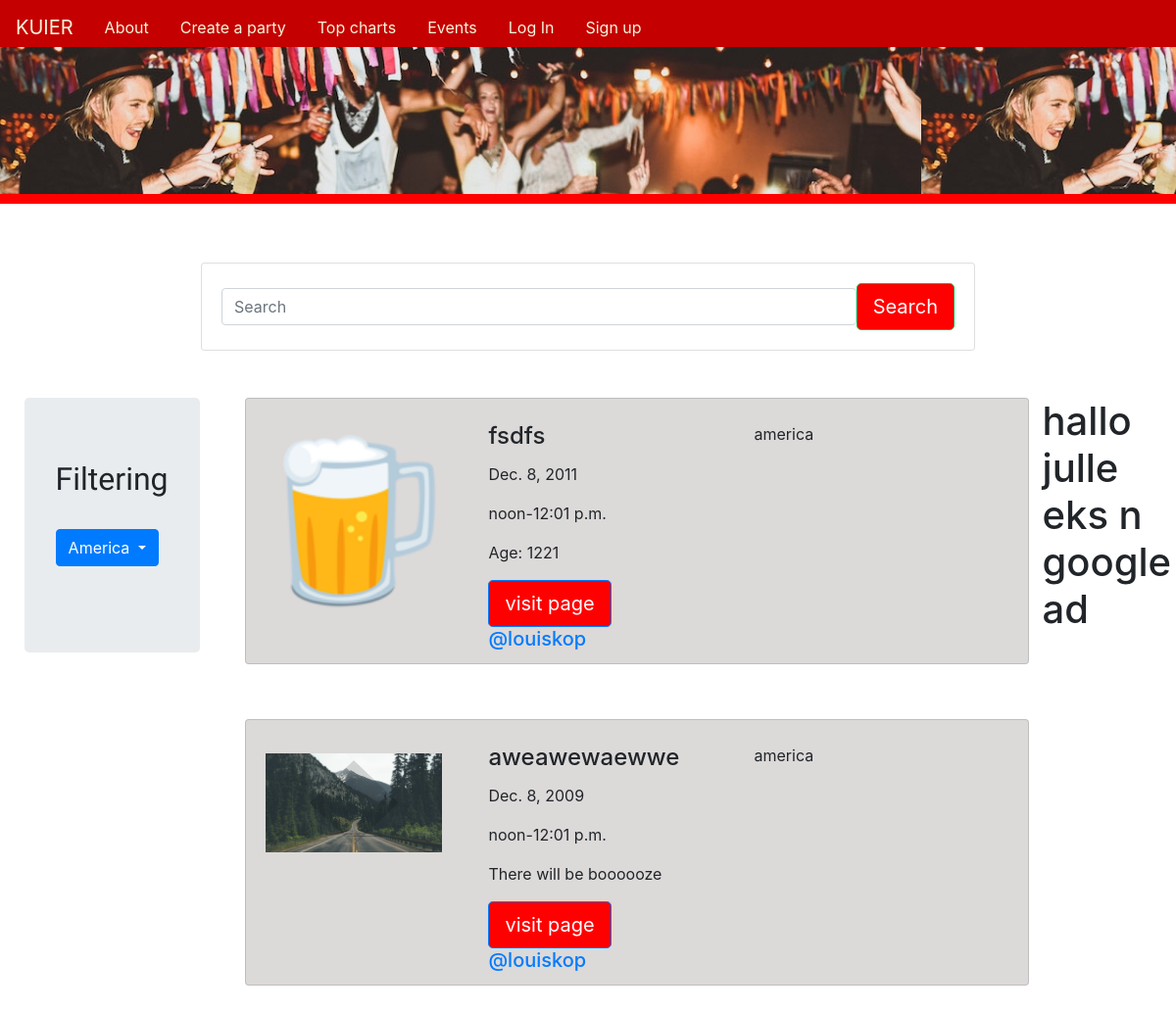
/?country=America, run on the app's committed database.
### party/models.py (models this page shows, shortened)
class Post(models.Model):
    user = models.ForeignKey(User,related_name='party',on_delete=models.CASCADE,default='1')
    title = models.CharField(max_length=30)
    date = models.DateField()
    time = models.TimeField()
    timeend = models.TimeField()
    age = models.CharField(max_length=30)
    color = models.CharField(max_length=30,choices=COUNTRY_CHOICES, default='america')
    drinks = models.BooleanField(default=False)
    image = models.ImageField(upload_to = 'imgs',default='none/none.png')
    location = models.CharField(max_length=30,default='no location specified')
    keyword = models.CharField(max_length=30,default='no keywords')

### party/views.py (the view, shortened to what this page needs)
# urls.py: path('',views.post_list, name='party'),
def post_list(request):
        polls = Post.objects.order_by('-date')
        search_term=''
        country_term=''
        if 'country' in request.GET:
            search_term = request.GET['country']
            polls = Post.objects.filter(color__icontains=search_term)
        if 'date' in request.GET:
            polls = Post.objects.order_by('-date')
        if 'num_votes' in request.GET:
            polls = Post.objects.annotate(Count('vote')).order_by('-vote__count')
        if 'search' in request.GET:
            search_term = request.GET['search']
            polls = Post.objects.filter(Q(keyword__icontains=search_term) | Q(title__icontains=search_term))
        get_dict_copy = request.GET.copy()
        params = get_dict_copy.pop('page', True) and get_dict_copy.urlencode()
        context = {'kuierlist': polls, 'params': params, 'search_term': search_term}
        return render(request, 'party/home.html', context)

### party/templates/party/home.html (shortened to what this page needs)
<!doctype html>
{% load static %}
<html lang="en">
  <head>
    <link rel="stylesheet" href="https://stackpath.bootstrapcdn.com/bootstrap/4.1.3/css/bootstrap.min.css">
    <link rel="stylesheet" href="{% static 'css/style.css' %}">
  </head>
  <body>
        <nav class="navbar sticky-top navbar-expand-lg navbar-light" style="background-color: #c50000;margin-bottom:0px;padding-bottom:0;" >
            <a class="navbar-brand" style="color: beige" href="{% url "party:party" %}">KUIER</a>
            <div class="collapse navbar-collapse" id="navbarNavAltMarkup">
                    {% if user.is_authenticated %}
                    <a class="nav-item nav-link active" style="color: beige" href="{% url "party:aboutpage" %}">About<span class="sr-only">(current)</span></a>
                    <a class="nav-item nav-link" style="color: beige" href="{% url "party:newparty" %}">Create a party</a>
                    <a class="nav-item nav-link" style="color: beige" href="#">Top charts</a>
                    <a class="nav-item nav-link" style="color: beige" href="#">Events</a>
                    <a class="nav-item nav-link navbar-right" style="color: beige" href="{% url "accounts:logout" %}">Log Out</a>
                    {% else %}
                    <a class="nav-item nav-link active" style="color: beige" href="{% url "party:aboutpage" %}">About<span class="sr-only">(current)</span></a>
                    <a class="nav-item nav-link" style="color: beige" href="{% url "party:newparty" %}">Create a party</a>
                    <a class="nav-item nav-link" style="color: beige" href="#">Top charts</a>
                    <a class="nav-item nav-link" style="color: beige" href="#">Events</a>
                    <a class="nav-item nav-link navbar-right" style="color: beige" href="{% url "accounts:login" %}">Log In</a>
                    <a class="nav-item nav-link navbar-right" style="color: beige" href="{% url "accounts:signup" %}">Sign up</a>
                    {% endif %}
            </div>
        </nav>
    {% block body_block %}
    <div id='backie' style='padding-top:5px;'>
        <div class='header'>
            <div class='header__text-box' id=headings>
                <h1 class='heading-primary'>
                </h1>
                <h2 class='heading-secondary'>where parties come to life</h2>
            </div>
        </div>
    </div>
    <br>
    <br>
    <div class='backie2'>
            <div class="row justify-content-center" style="margin-top: 1%">
                    <div class="col-12 col-md-10 col-lg-8">
                        <form class="card card-sm">
                            <div class="card-body row no-gutters align-items-center">
                                <div class="col">
                                        <form class="form-inline">
                                                <input class="form-control mr-sm-2" type="search" placeholder="Search" aria-label="Search" name='search' value='{{request.GET.search}}'>
                                        </form>
                                </div>
                                <div class="col-auto">
                                    <button class="btn btn-lg btn-success" style='background-color: red' type="submit">Search</button>
                                </div>
                            </div>
                        </form>
                    </div>
            </div>
        <br>
        <br>
        <div class="row">
                <div class='col content-center' style="margin-left: 2%;margin-right:0;">
                        <div class=jumbotron>
                            <h2 id=headings>Filtering</h2>
                            <br>
                                <div class="dropdown">
                                    <button class="btn btn-primary dropdown-toggle" type="button" id="dropdownMenuButton" data-toggle="dropdown" aria-haspopup="true" aria-expanded="false">
                                    {% if request.GET.country %}
                                    {{ request.GET.country}}
                                    {% else %}
                                    Select an country
                                    {% endif %}
                                    </button>
                                </div>
                            <br>
                        </div>
                </div>
                <div class='col'>
                {% for party in kuierlist %}
                    <div class="card" style="transform: translateX(-4rem);background-color:rgba(207, 203, 203, 0.733);width:100vh;height:34vh;margin-left: 10%;margin-bottom:7%;">
                        <div class="row no-gutters">
                            <div class="col-auto">
                                <img src="{{ party.image.url }}" width="200" height="200" class="img-fluid" style='padding-top: 10%;padding-left: 10%;margin-top:7%;'>
                            </div>
                            <div class="col" style='margin-left:5%;margin-top:3%;'>
                                <div class="card-block px-2">
                                    <h4 class="card-title">{{ party.title }}</h4>
                                    <p class="card-text">{{ party.date }}</p>
                                    <p class="card-text">{{ party.time }}-{{ party.timeend }}</p>
                                    {% if party.drinks == True %}
                                    <p class="card-text">There will be boooooze</p>
                                    {% else %}
                                    <p class="card-text">Age: {{ party.age }}</p>
                                    {% endif %}
                                    <a href="{% url 'party:partydetail' pk=party.pk%}" class="btn btn-primary btn-lg" role='button' style="background-color: red;">visit page</a>
                                    <h5>
                                        <span class='username'>
                                            <a href="{% url 'party:for_user' username=party.user.username %}">@{{party.user.username}}</a>
                                        </span>
                                    </h5>
                                </div>
                            </div>
                            <div class='col' >
                                <div class='deleteandeditbutton'>
                                    <br>
                                    {{party.color}}
                                </div>
                            </div>
                        </div>
                    </div>
                {% endfor %}
                </div>
                <div class='col content-center'>
                    <h1>hallo julle eks n google ad</h1>
                </div>
        </div>
    </div>
    {% endblock %}
  </body>
</html>

### party/static/css/style.css (style rules this page uses)
#backie { background-image: url(../images/bgpic.jpg); background-repeat: repeat; margin-bottom: 0; border-bottom: solid 10px red; height:10rem; animation-name: smaller; animation-duration: .3s; animation-fill-mode: forwards; }
#headings { font-family: 'Questrial', sans-serif; }
.header__text-box { position: absolute; top: 40%; left: 50%; transform: translate(-50%,-50%); text-align: center; }
.heading-primary { color: white; letter-spacing: 1rem; }
.heading-secondary { color:white; }

### data on the page
Post: image (placeholder picture), title "fsdfs", date "Dec. 8, 2011", time "noon", timeend "12:01 p.m.", age "1221", user.username "louiskop", color "america"
Post: image (picture), title "aweawewaewwe", date "Dec. 8, 2009", time "noon", timeend "12:01 p.m.", drinks "There will be boooooze", user.username "louiskop", color "america"

### other printed values
{{ request.GET.country }} "America"
